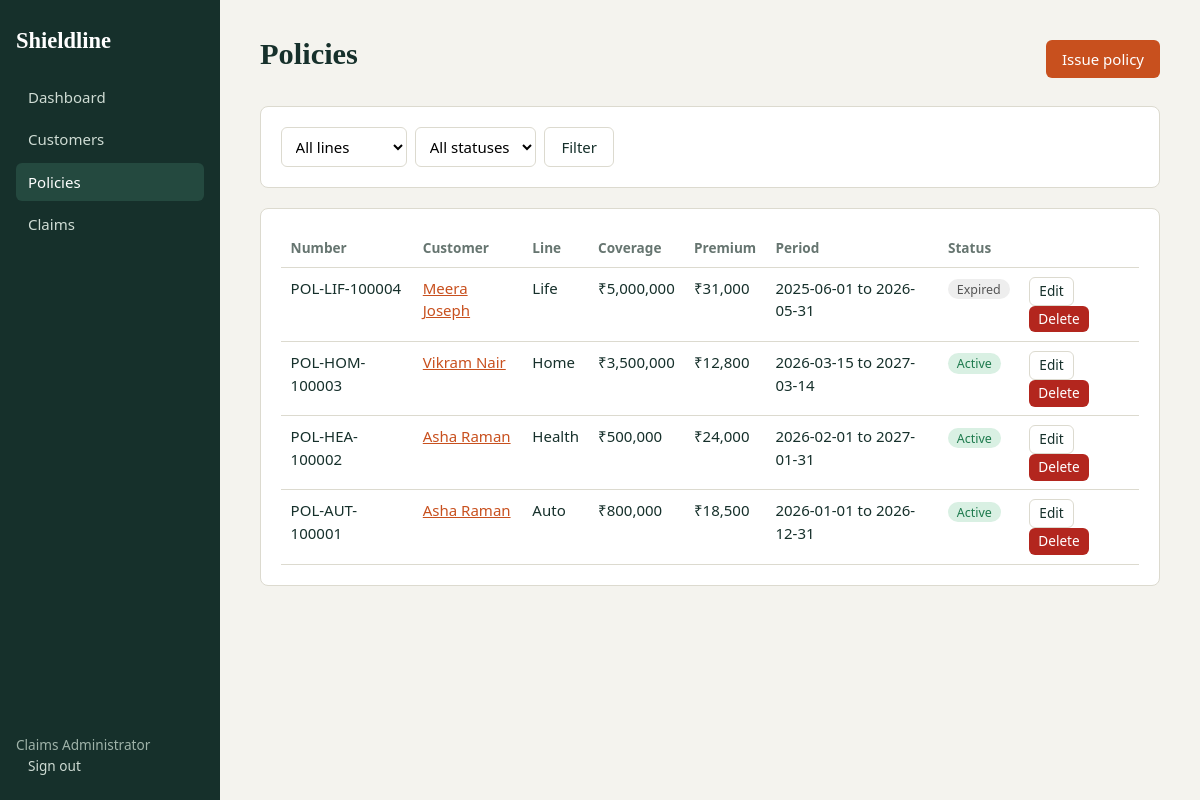
The app's page /policies (signed in) with its own data.
### tables this page shows
CREATE TABLE policies(id INTEGER PRIMARY KEY, policy_no TEXT UNIQUE, customer_id INTEGER NOT NULL REFERENCES customers(id),
  line TEXT, coverage REAL, premium REAL, start_date TEXT, end_date TEXT, status TEXT DEFAULT 'Active', notes TEXT);

CREATE TABLE customers(id INTEGER PRIMARY KEY, name TEXT NOT NULL, email TEXT, phone TEXT, dob TEXT, address TEXT, city TEXT);

### app.py (the view)
@app.route("/policies")
@login_required
def policies():
    line, status = request.args.get("line", ""), request.args.get("status", "")
    sql = "SELECT p.*, cu.name FROM policies p JOIN customers cu ON cu.id=p.customer_id WHERE 1=1"
    args = []
    if line: sql += " AND p.line=?"; args.append(line)
    if status: sql += " AND p.status=?"; args.append(status)
    return render_template("policies.html", rows=q(sql + " ORDER BY p.id DESC", args), line=line, status=status)

### app.py (called while the page is built)
def db():
    if "db" not in g:
        g.db = sqlite3.connect(DB)
        g.db.row_factory = sqlite3.Row
        g.db.execute("PRAGMA foreign_keys=ON")
    return g.db

def q(sql, args=(), one=False):
    cur = db().execute(sql, args)
    rows = cur.fetchall()
    db().commit()
    return (rows[0] if rows else None) if one else rows

def login_required(f):
    @wraps(f)
    def w(*a, **k):
        if "user" not in session:
            return redirect(url_for("login", next=request.path))
        return f(*a, **k)
    return w

@app.template_filter("money")
def money(v):
    return "₹{:,.0f}".format(v or 0)

@app.context_processor
def ctx():
    return dict(LINES=LINES, POLICY_STATUS=POLICY_STATUS, CLAIM_STATUS=CLAIM_STATUS)

### templates/policies.html
{% extends "base.html" %}{% block title %}Policies{% endblock %}{% block body %}
<div class="bar"><h1>Policies</h1><a class="btn" href="{{ url_for('policy_add') }}">Issue policy</a></div>
<form class="filters card"><select name="line"><option value="">All lines</option>{% for l in LINES %}<option {{ 'selected' if l==line }}>{{ l }}</option>{% endfor %}</select>
<select name="status"><option value="">All statuses</option>{% for s in POLICY_STATUS %}<option {{ 'selected' if s==status }}>{{ s }}</option>{% endfor %}</select><button class="btn alt">Filter</button></form>
<div class="card"><table><tr><th>Number</th><th>Customer</th><th>Line</th><th>Coverage</th><th>Premium</th><th>Period</th><th>Status</th><th></th></tr>
{% for p in rows %}<tr><td>{{ p.policy_no }}</td><td><a href="{{ url_for('customer_view', cid=p.customer_id) }}">{{ p.name }}</a></td><td>{{ p.line }}</td><td>{{ p.coverage|money }}</td><td>{{ p.premium|money }}</td>
<td>{{ p.start_date }} to {{ p.end_date }}</td><td><span class="tag {{ p.status }}">{{ p.status }}</span></td>
<td><a class="btn alt sm" href="{{ url_for('policy_edit', pid=p.id) }}">Edit</a>
<form method="post" action="{{ url_for('policy_delete', pid=p.id) }}" style="display:inline" onsubmit="return confirm('Delete {{ p.policy_no }}?')"><button class="btn danger sm">Delete</button></form></td></tr>
{% else %}<tr><td colspan="8">No policies match these filters.</td></tr>{% endfor %}</table></div>{% endblock %}

### static/style.css (style rules this page uses)
:root { --ink:#16302b;--paper:#f4f3ee;--card:#fff;--line:#dcdacf;--accent:#c8501e;--muted:#667570;--ok:#1d7a4d;--bad:#b3261e }
* { box-sizing:border-box }
body { margin:0;font:15px/1.5 "Segoe UI",system-ui,sans-serif;color:var(--ink);background:var(--paper) }
h1,h2,h3 { font-family:Georgia,"Times New Roman",serif;margin:0 0 .5rem }
h1 { font-size:1.9rem }
a { color:var(--accent) }
.bar { display:flex;justify-content:space-between;align-items:center;gap:1rem;margin-bottom:1.25rem;flex-wrap:wrap }
.card { background:var(--card);border:1px solid var(--line);border-radius:8px;padding:1.25rem;margin-bottom:1.25rem }
table { width:100%;border-collapse:collapse }
th,td { text-align:left;padding:.55rem .6rem;border-bottom:1px solid var(--line);vertical-align:top }
th { color:var(--muted);font-weight:600;font-size:.85rem }
.btn { display:inline-block;background:var(--accent);color:#fff;border:0;padding:.5rem 1rem;border-radius:6px;cursor:pointer;text-decoration:none;font:inherit }
.btn.alt { background:transparent;color:var(--ink);border:1px solid var(--line) }
.btn.danger { background:var(--bad) }
.btn.sm { padding:.2rem .6rem;font-size:.85rem }
input,select,textarea { width:100%;padding:.5rem .6rem;border:1px solid var(--line);border-radius:6px;font:inherit;background:#fff }
.tag { padding:.1rem .55rem;border-radius:99px;font-size:.78rem;background:#e7ebe8 }
.Active,.Approved,.Paid { background:#d9f0e3;color:var(--ok) }
.Expired { background:#eee;color:#555 }
.filters { display:flex;gap:.5rem;flex-wrap:wrap }
.filters input,.filters select { width:auto }

### records on screen
policies: policy_no "POL-LIF-100004", name "Meera Joseph", line "Life", coverage "₹5,000,000", premium "₹31,000", start_date "2025-06-01", end_date "2026-05-31", status "Expired"
policies: policy_no "POL-HOM-100003", name "Vikram Nair", line "Home", coverage "₹3,500,000", premium "₹12,800", start_date "2026-03-15", end_date "2027-03-14", status "Active"
policies: policy_no "POL-HEA-100002", name "Asha Raman", line "Health", coverage "₹500,000", premium "₹24,000", start_date "2026-02-01", end_date "2027-01-31", status "Active"
policies: policy_no "POL-AUT-100001", name "Asha Raman", line "Auto", coverage "₹800,000", premium "₹18,500", start_date "2026-01-01", end_date "2026-12-31", status "Active"

### other values on screen
{{ session.user }} "Claims Administrator"
